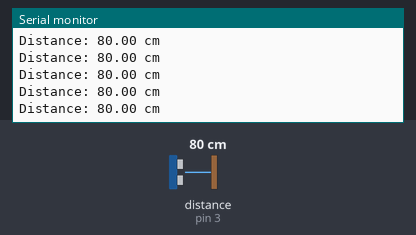
Bench run of a sketch on a simulated Arduino Uno, built with avr-gcc and run on an emulated ATmega328P. Shown: the last lines printed to the serial monitor. Wiring (inferred from the names in the program): ultrasonic range finder: trigger pin 2; echo pin 3. Inputs (shaded band) come from the test bench; at power-on: distance to the obstacle (sensor on pin 3) 80 cm. The echo pulse lasts 58.3 µs per cm.

Above: at 1.2 s.
1.3 s: distance to the obstacle (sensor on pin 3) set to 120 cm
At 1.49 s:
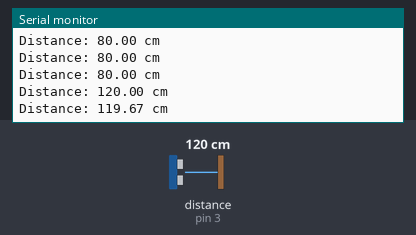
4.3 s: distance to the obstacle (sensor on pin 3) set to 35 cm
At 4.3 s:
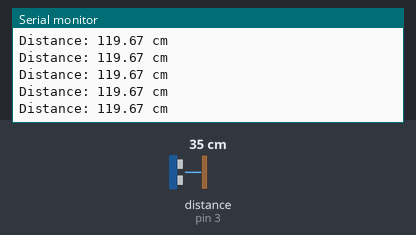
7.3 s: distance to the obstacle (sensor on pin 3) set to 250 cm
At 7.4 s:
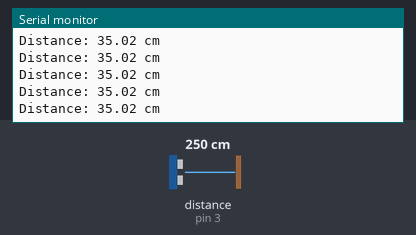
10.3 s: distance to the obstacle (sensor on pin 3) set to 35 cm
At 10.4 s:
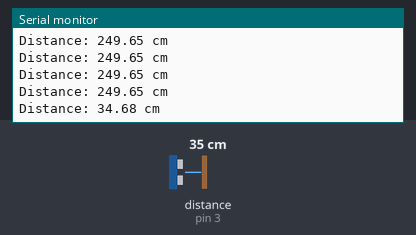
Timing chart, 0 to 13.3 s (numbered marks = the images above; inputs shaded):
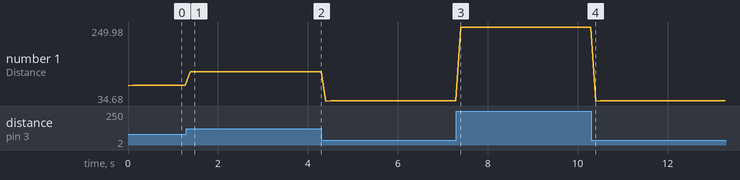

The sketch:

serialmonitor.ino
```cpp
#define TRIGGER_PIN  2 // Arduino pin connected to the trigger pin on the ultrasonic sensor.
#define ECHO_PIN     3 // Arduino pin connected to the echo pin on the ultrasonic sensor.

void setup() {
  Serial.begin(9600); // Initialize serial communication at 9600 bps.
  pinMode(TRIGGER_PIN, OUTPUT);
  pinMode(ECHO_PIN, INPUT);
}

void loop() {
  // Send a trigger pulse to the ultrasonic sensor.
  digitalWrite(TRIGGER_PIN, LOW);
  delayMicroseconds(2);
  digitalWrite(TRIGGER_PIN, HIGH);
  delayMicroseconds(10);
  digitalWrite(TRIGGER_PIN, LOW);

  // Measure the pulse duration on the echo pin.
  unsigned long pulseDuration = pulseIn(ECHO_PIN, HIGH);

  // Calculate the distance based on the speed of sound (343 m/s or 0.0343 cm/us).
  float distance = pulseDuration * 0.0343 / 2; // Divide by 2 because the sound travels to the target and back.

  // Display the measured distance on the Serial Monitor.
  Serial.print("Distance: ");
  Serial.print(distance);
  Serial.println(" cm");

  // Add a short delay before the next measurement.
  delay(100);
}
```

Measured:
- after the input at 1.3 s, the serial monitor: prints a new line after 0.08 s (image 1)
- after the input at 10.3 s, the serial monitor: prints a new line after 0.10 s (image 4)
- plotted number 1: 80 → 119.67 after the input at 1.3 s, 119.67 → 35.02 after the input at 4.3 s, 35.02 → 249.65 after the input at 7.3 s, 249.65 → 35.02 after the input at 10.3 s
